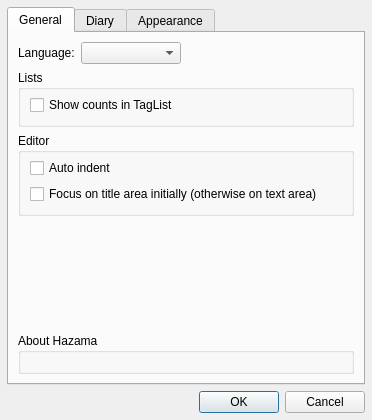
<?xml version="1.0" encoding="UTF-8"?>
<ui version="4.0">
 <class>configDialog</class>
 <widget class="QDialog" name="configDialog">
  <property name="windowModality">
   <enum>Qt::NonModal</enum>
  </property>
  <property name="geometry">
   <rect>
    <x>0</x>
    <y>0</y>
    <width>372</width>
    <height>420</height>
   </rect>
  </property>
  <property name="windowTitle">
   <string>Settings</string>
  </property>
  <property name="sizeGripEnabled">
   <bool>false</bool>
  </property>
  <property name="modal">
   <bool>false</bool>
  </property>
  <layout class="QVBoxLayout" name="verticalLayout">
   <property name="margin">
    <number>7</number>
   </property>
   <item>
    <widget class="QTabWidget" name="tabWidget">
     <property name="currentIndex">
      <number>0</number>
     </property>
     <widget class="QWidget" name="general">
      <attribute name="title">
       <string>General</string>
      </attribute>
      <layout class="QVBoxLayout" name="verticalLayout_6">
       <item>
        <layout class="QHBoxLayout" name="horizontalLayout_4">
         <item>
          <widget class="QLabel" name="label_2">
           <property name="sizePolicy">
            <sizepolicy hsizetype="Maximum" vsizetype="Preferred">
             <horstretch>0</horstretch>
             <verstretch>0</verstretch>
            </sizepolicy>
           </property>
           <property name="text">
            <string>Language:</string>
           </property>
          </widget>
         </item>
         <item>
          <widget class="QComboBox" name="langCombo">
           <property name="sizePolicy">
            <sizepolicy hsizetype="Maximum" vsizetype="Preferred">
             <horstretch>0</horstretch>
             <verstretch>0</verstretch>
            </sizepolicy>
           </property>
           <property name="minimumSize">
            <size>
             <width>100</width>
             <height>0</height>
            </size>
           </property>
          </widget>
         </item>
         <item>
          <spacer name="horizontalSpacer_2">
           <property name="orientation">
            <enum>Qt::Horizontal</enum>
           </property>
           <property name="sizeHint" stdset="0">
            <size>
             <width>40</width>
             <height>20</height>
            </size>
           </property>
          </spacer>
         </item>
        </layout>
       </item>
       <item>
        <widget class="QGroupBox" name="listBox">
         <property name="title">
          <string>Lists</string>
         </property>
         <layout class="QVBoxLayout" name="verticalLayout_8">
          <property name="topMargin">
           <number>5</number>
          </property>
          <item>
           <widget class="QCheckBox" name="tListCountCheck">
            <property name="text">
             <string>Show counts in TagList</string>
            </property>
           </widget>
          </item>
         </layout>
        </widget>
       </item>
       <item>
        <widget class="QGroupBox" name="editorBox">
         <property name="title">
          <string>Editor</string>
         </property>
         <layout class="QVBoxLayout" name="verticalLayout_7">
          <property name="topMargin">
           <number>5</number>
          </property>
          <item>
           <widget class="QCheckBox" name="aindCheck">
            <property name="text">
             <string>Auto indent</string>
            </property>
           </widget>
          </item>
          <item>
           <widget class="QCheckBox" name="tfocusCheck">
            <property name="text">
             <string>Focus on title area initially (otherwise on text area)</string>
            </property>
           </widget>
          </item>
         </layout>
        </widget>
       </item>
       <item>
        <spacer name="verticalSpacer">
         <property name="orientation">
          <enum>Qt::Vertical</enum>
         </property>
         <property name="sizeHint" stdset="0">
          <size>
           <width>20</width>
           <height>40</height>
          </size>
         </property>
        </spacer>
       </item>
       <item>
        <widget class="QGroupBox" name="infoBox">
         <property name="sizePolicy">
          <sizepolicy hsizetype="Preferred" vsizetype="Maximum">
           <horstretch>0</horstretch>
           <verstretch>0</verstretch>
          </sizepolicy>
         </property>
         <property name="title">
          <string>About Hazama</string>
         </property>
         <property name="flat">
          <bool>true</bool>
         </property>
         <layout class="QHBoxLayout" name="horizontalLayout_2">
          <property name="topMargin">
           <number>4</number>
          </property>
          <property name="bottomMargin">
           <number>0</number>
          </property>
          <item>
           <widget class="QLabel" name="appIcoLabel">
            <property name="sizePolicy">
             <sizepolicy hsizetype="Maximum" vsizetype="Maximum">
              <horstretch>0</horstretch>
              <verstretch>0</verstretch>
             </sizepolicy>
            </property>
            <property name="pixmap">
             <pixmap resource="../../res/res.qrc">:/appicon32.png</pixmap>
            </property>
           </widget>
          </item>
          <item>
           <widget class="QTextBrowser" name="aboutBrowser">
            <property name="sizePolicy">
             <sizepolicy hsizetype="Expanding" vsizetype="Ignored">
              <horstretch>0</horstretch>
              <verstretch>0</verstretch>
             </sizepolicy>
            </property>
            <property name="palette">
             <palette>
              <active>
               <colorrole role="Base">
                <brush brushstyle="SolidPattern">
                 <color alpha="0">
                  <red>255</red>
                  <green>255</green>
                  <blue>255</blue>
                 </color>
                </brush>
               </colorrole>
               <colorrole role="Link">
                <brush brushstyle="SolidPattern">
                 <color alpha="255">
                  <red>85</red>
                  <green>170</green>
                  <blue>255</blue>
                 </color>
                </brush>
               </colorrole>
              </active>
              <inactive>
               <colorrole role="Base">
                <brush brushstyle="SolidPattern">
                 <color alpha="0">
                  <red>255</red>
                  <green>255</green>
                  <blue>255</blue>
                 </color>
                </brush>
               </colorrole>
               <colorrole role="Link">
                <brush brushstyle="SolidPattern">
                 <color alpha="255">
                  <red>85</red>
                  <green>170</green>
                  <blue>255</blue>
                 </color>
                </brush>
               </colorrole>
              </inactive>
              <disabled>
               <colorrole role="Base">
                <brush brushstyle="SolidPattern">
                 <color alpha="255">
                  <red>240</red>
                  <green>240</green>
                  <blue>240</blue>
                 </color>
                </brush>
               </colorrole>
               <colorrole role="Link">
                <brush brushstyle="SolidPattern">
                 <color alpha="255">
                  <red>85</red>
                  <green>170</green>
                  <blue>255</blue>
                 </color>
                </brush>
               </colorrole>
              </disabled>
             </palette>
            </property>
            <property name="focusPolicy">
             <enum>Qt::NoFocus</enum>
            </property>
            <property name="contextMenuPolicy">
             <enum>Qt::NoContextMenu</enum>
            </property>
            <property name="frameShape">
             <enum>QFrame::NoFrame</enum>
            </property>
            <property name="lineWidth">
             <number>0</number>
            </property>
            <property name="verticalScrollBarPolicy">
             <enum>Qt::ScrollBarAlwaysOff</enum>
            </property>
            <property name="horizontalScrollBarPolicy">
             <enum>Qt::ScrollBarAlwaysOff</enum>
            </property>
            <property name="textInteractionFlags">
             <set>Qt::LinksAccessibleByKeyboard|Qt::LinksAccessibleByMouse</set>
            </property>
            <property name="openExternalLinks">
             <bool>true</bool>
            </property>
           </widget>
          </item>
         </layout>
        </widget>
       </item>
      </layout>
     </widget>
     <widget class="QWidget" name="nikkichou">
      <attribute name="title">
       <string>Diary</string>
      </attribute>
      <layout class="QVBoxLayout" name="verticalLayout_3">
       <item>
        <widget class="QGroupBox" name="bkBox">
         <property name="sizePolicy">
          <sizepolicy hsizetype="Expanding" vsizetype="Preferred">
           <horstretch>0</horstretch>
           <verstretch>0</verstretch>
          </sizepolicy>
         </property>
         <property name="title">
          <string>Backup</string>
         </property>
         <layout class="QVBoxLayout" name="verticalLayout_4">
          <property name="topMargin">
           <number>5</number>
          </property>
          <item>
           <widget class="QLabel" name="bkLabel">
            <property name="text">
             <string>Backup every day and keep each one for a week.
</string>
            </property>
            <property name="alignment">
             <set>Qt::AlignLeading|Qt::AlignLeft|Qt::AlignTop</set>
            </property>
           </widget>
          </item>
          <item>
           <widget class="QCheckBox" name="bkCheck">
            <property name="sizePolicy">
             <sizepolicy hsizetype="Expanding" vsizetype="Fixed">
              <horstretch>0</horstretch>
              <verstretch>0</verstretch>
             </sizepolicy>
            </property>
            <property name="text">
             <string>Enable backup</string>
            </property>
           </widget>
          </item>
          <item>
           <layout class="QHBoxLayout" name="horizontalLayout">
            <item>
             <spacer name="horizontalSpacer_3">
              <property name="orientation">
               <enum>Qt::Horizontal</enum>
              </property>
              <property name="sizeHint" stdset="0">
               <size>
                <width>40</width>
                <height>20</height>
               </size>
              </property>
             </spacer>
            </item>
            <item>
             <widget class="QComboBox" name="rstCombo">
              <property name="sizePolicy">
               <sizepolicy hsizetype="Maximum" vsizetype="Fixed">
                <horstretch>0</horstretch>
                <verstretch>0</verstretch>
               </sizepolicy>
              </property>
              <item>
               <property name="text">
                <string>Select to restore</string>
               </property>
              </item>
             </widget>
            </item>
           </layout>
          </item>
         </layout>
        </widget>
       </item>
       <item>
        <widget class="QGroupBox" name="groupBox_2">
         <property name="title">
          <string>Export</string>
         </property>
         <property name="flat">
          <bool>false</bool>
         </property>
         <layout class="QVBoxLayout" name="verticalLayout_5">
          <property name="topMargin">
           <number>5</number>
          </property>
          <item>
           <widget class="QLabel" name="exportLabel">
            <property name="text">
             <string>Export diary to single plain text file.
</string>
            </property>
            <property name="alignment">
             <set>Qt::AlignLeading|Qt::AlignLeft|Qt::AlignTop</set>
            </property>
           </widget>
          </item>
          <item>
           <layout class="QHBoxLayout" name="horizontalLayout_3">
            <item>
             <spacer name="horizontalSpacer">
              <property name="orientation">
               <enum>Qt::Horizontal</enum>
              </property>
              <property name="sizeHint" stdset="0">
               <size>
                <width>40</width>
                <height>20</height>
               </size>
              </property>
             </spacer>
            </item>
            <item>
             <widget class="QComboBox" name="exportOption">
              <property name="sizePolicy">
               <sizepolicy hsizetype="Maximum" vsizetype="Fixed">
                <horstretch>0</horstretch>
                <verstretch>0</verstretch>
               </sizepolicy>
              </property>
              <property name="frame">
               <bool>true</bool>
              </property>
              <item>
               <property name="text">
                <string>All diary</string>
               </property>
              </item>
              <item>
               <property name="text">
                <string>Selected diary</string>
               </property>
              </item>
             </widget>
            </item>
            <item>
             <widget class="QPushButton" name="exportBtn">
              <property name="sizePolicy">
               <sizepolicy hsizetype="Maximum" vsizetype="Fixed">
                <horstretch>0</horstretch>
                <verstretch>0</verstretch>
               </sizepolicy>
              </property>
              <property name="text">
               <string>Save as...</string>
              </property>
              <property name="autoDefault">
               <bool>false</bool>
              </property>
             </widget>
            </item>
            <item>
             <widget class="QPushButton" name="openOutBtn">
              <property name="enabled">
               <bool>true</bool>
              </property>
              <property name="text">
               <string>Open output file</string>
              </property>
              <property name="icon">
               <iconset resource="../../res/res.qrc">
                <normaloff>:/cfg/check.png</normaloff>:/cfg/check.png</iconset>
              </property>
              <property name="flat">
               <bool>false</bool>
              </property>
             </widget>
            </item>
           </layout>
          </item>
         </layout>
        </widget>
       </item>
       <item>
        <spacer name="verticalSpacer_2">
         <property name="orientation">
          <enum>Qt::Vertical</enum>
         </property>
         <property name="sizeHint" stdset="0">
          <size>
           <width>20</width>
           <height>40</height>
          </size>
         </property>
        </spacer>
       </item>
      </layout>
     </widget>
     <widget class="QWidget" name="appearance">
      <attribute name="title">
       <string>Appearance</string>
      </attribute>
      <layout class="QVBoxLayout" name="verticalLayout_2">
       <item>
        <layout class="QHBoxLayout" name="horizontalLayout_7">
         <item>
          <widget class="QLabel" name="themeLabel">
           <property name="text">
            <string>Theme:</string>
           </property>
          </widget>
         </item>
         <item>
          <widget class="QComboBox" name="themeCombo"/>
         </item>
         <item>
          <spacer name="horizontalSpacer_6">
           <property name="orientation">
            <enum>Qt::Horizontal</enum>
           </property>
           <property name="sizeHint" stdset="0">
            <size>
             <width>40</width>
             <height>20</height>
            </size>
           </property>
          </spacer>
         </item>
        </layout>
       </item>
       <item>
        <layout class="QHBoxLayout" name="horizontalLayout_6">
         <item>
          <widget class="QLabel" name="preLinesLabel">
           <property name="text">
            <string>Preview lines:</string>
           </property>
          </widget>
         </item>
         <item>
          <widget class="QSpinBox" name="preLinesBox">
           <property name="minimum">
            <number>0</number>
           </property>
           <property name="maximum">
            <number>19</number>
           </property>
          </widget>
         </item>
         <item>
          <spacer name="horizontalSpacer_4">
           <property name="orientation">
            <enum>Qt::Horizontal</enum>
           </property>
           <property name="sizeHint" stdset="0">
            <size>
             <width>40</width>
             <height>20</height>
            </size>
           </property>
          </spacer>
         </item>
        </layout>
       </item>
       <item>
        <widget class="QGroupBox" name="fontGBox">
         <property name="title">
          <string>Fonts</string>
         </property>
         <layout class="QGridLayout" name="gridLayout">
          <property name="topMargin">
           <number>5</number>
          </property>
          <item row="3" column="0" colspan="2">
           <widget class="QGroupBox" name="defFontGBox">
            <property name="title">
             <string>Override default font</string>
            </property>
            <property name="flat">
             <bool>true</bool>
            </property>
            <property name="checkable">
             <bool>true</bool>
            </property>
            <layout class="QHBoxLayout" name="horizontalLayout_5">
             <property name="leftMargin">
              <number>14</number>
             </property>
             <property name="topMargin">
              <number>5</number>
             </property>
             <property name="bottomMargin">
              <number>0</number>
             </property>
             <item>
              <widget class="QLabel" name="label">
               <property name="sizePolicy">
                <sizepolicy hsizetype="Maximum" vsizetype="Preferred">
                 <horstretch>0</horstretch>
                 <verstretch>0</verstretch>
                </sizepolicy>
               </property>
               <property name="text">
                <string>Default:</string>
               </property>
              </widget>
             </item>
             <item>
              <widget class="QPushButton" name="defFontBtn">
               <property name="sizePolicy">
                <sizepolicy hsizetype="Maximum" vsizetype="Fixed">
                 <horstretch>0</horstretch>
                 <verstretch>0</verstretch>
                </sizepolicy>
               </property>
               <property name="minimumSize">
                <size>
                 <width>220</width>
                 <height>0</height>
                </size>
               </property>
               <property name="text">
                <string notr="true"/>
               </property>
              </widget>
             </item>
            </layout>
           </widget>
          </item>
          <item row="0" column="1">
           <widget class="QPushButton" name="dtFontBtn">
            <property name="sizePolicy">
             <sizepolicy hsizetype="Maximum" vsizetype="Fixed">
              <horstretch>0</horstretch>
              <verstretch>0</verstretch>
             </sizepolicy>
            </property>
            <property name="minimumSize">
             <size>
              <width>220</width>
              <height>0</height>
             </size>
            </property>
            <property name="text">
             <string notr="true"/>
            </property>
           </widget>
          </item>
          <item row="2" column="1">
           <widget class="QPushButton" name="textFontBtn">
            <property name="sizePolicy">
             <sizepolicy hsizetype="Maximum" vsizetype="Fixed">
              <horstretch>0</horstretch>
              <verstretch>0</verstretch>
             </sizepolicy>
            </property>
            <property name="minimumSize">
             <size>
              <width>220</width>
              <height>0</height>
             </size>
            </property>
            <property name="text">
             <string notr="true"/>
            </property>
           </widget>
          </item>
          <item row="1" column="0">
           <widget class="QLabel" name="titleFontLabel">
            <property name="sizePolicy">
             <sizepolicy hsizetype="Preferred" vsizetype="Preferred">
              <horstretch>0</horstretch>
              <verstretch>0</verstretch>
             </sizepolicy>
            </property>
            <property name="text">
             <string>Title:</string>
            </property>
            <property name="alignment">
             <set>Qt::AlignRight|Qt::AlignTrailing|Qt::AlignVCenter</set>
            </property>
           </widget>
          </item>
          <item row="0" column="0">
           <widget class="QLabel" name="dtFontLabel">
            <property name="sizePolicy">
             <sizepolicy hsizetype="Preferred" vsizetype="Preferred">
              <horstretch>0</horstretch>
              <verstretch>0</verstretch>
             </sizepolicy>
            </property>
            <property name="text">
             <string>Datetime:</string>
            </property>
            <property name="alignment">
             <set>Qt::AlignRight|Qt::AlignTrailing|Qt::AlignVCenter</set>
            </property>
           </widget>
          </item>
          <item row="2" column="0">
           <widget class="QLabel" name="textFontLabel">
            <property name="text">
             <string>Text:</string>
            </property>
            <property name="alignment">
             <set>Qt::AlignRight|Qt::AlignTrailing|Qt::AlignVCenter</set>
            </property>
           </widget>
          </item>
          <item row="1" column="1">
           <widget class="QPushButton" name="titleFontBtn">
            <property name="sizePolicy">
             <sizepolicy hsizetype="Maximum" vsizetype="Fixed">
              <horstretch>0</horstretch>
              <verstretch>0</verstretch>
             </sizepolicy>
            </property>
            <property name="minimumSize">
             <size>
              <width>220</width>
              <height>0</height>
             </size>
            </property>
            <property name="text">
             <string notr="true"/>
            </property>
           </widget>
          </item>
          <item row="2" column="2">
           <spacer name="horizontalSpacer_5">
            <property name="orientation">
             <enum>Qt::Horizontal</enum>
            </property>
            <property name="sizeHint" stdset="0">
             <size>
              <width>40</width>
              <height>20</height>
             </size>
            </property>
           </spacer>
          </item>
         </layout>
        </widget>
       </item>
       <item>
        <spacer name="verticalSpacer_3">
         <property name="orientation">
          <enum>Qt::Vertical</enum>
         </property>
         <property name="sizeHint" stdset="0">
          <size>
           <width>20</width>
           <height>40</height>
          </size>
         </property>
        </spacer>
       </item>
      </layout>
     </widget>
    </widget>
   </item>
   <item>
    <widget class="QDialogButtonBox" name="buttonBox">
     <property name="orientation">
      <enum>Qt::Horizontal</enum>
     </property>
     <property name="standardButtons">
      <set>QDialogButtonBox::Cancel|QDialogButtonBox::Ok</set>
     </property>
    </widget>
   </item>
  </layout>
 </widget>
 <resources>
  <include location="../../res/res.qrc"/>
 </resources>
 <connections>
  <connection>
   <sender>buttonBox</sender>
   <signal>accepted()</signal>
   <receiver>configDialog</receiver>
   <slot>accept()</slot>
   <hints>
    <hint type="sourcelabel">
     <x>255</x>
     <y>402</y>
    </hint>
    <hint type="destinationlabel">
     <x>157</x>
     <y>274</y>
    </hint>
   </hints>
  </connection>
  <connection>
   <sender>buttonBox</sender>
   <signal>rejected()</signal>
   <receiver>configDialog</receiver>
   <slot>reject()</slot>
   <hints>
    <hint type="sourcelabel">
     <x>323</x>
     <y>402</y>
    </hint>
    <hint type="destinationlabel">
     <x>286</x>
     <y>274</y>
    </hint>
   </hints>
  </connection>
 </connections>
 <slots>
  <slot>on_importBtn_clicked()</slot>
 </slots>
</ui>
